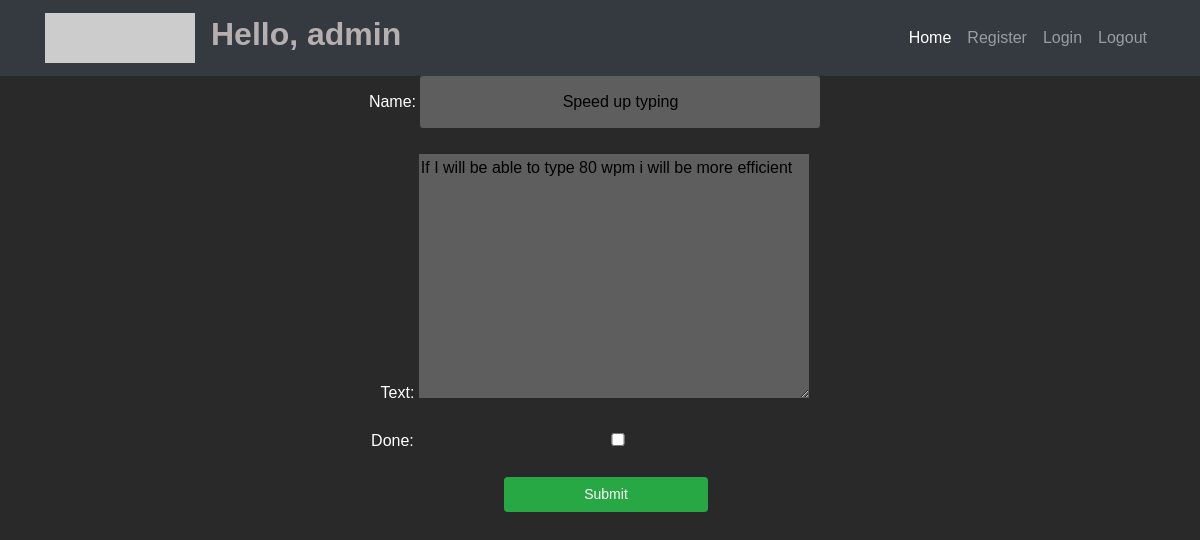
Screenshot of /todo/update/3 (signed in) with the database file from the repository.
### tdapp/models.py (models this page shows, shortened)
class Task(models.Model):
    name = models.CharField(max_length=200, default='Untitled')
    creation_date = models.DateTimeField(auto_now_add=True, null=True)
    text = models.TextField()
    done = models.BooleanField(default=False)
    user = models.ForeignKey(User, on_delete=models.SET_NULL, null=True)

### tdapp/views.py (the view)
# urls.py: path('update/<str:pk>', views.update_task, name='update'),
@login_required(login_url='login')
def update_task(request, pk):
    task = Task.objects.get(id=pk)
    form = TaskForm(instance=task)
    if request.method == 'POST':
        form = TaskForm(request.POST, instance=task)
        if form.is_valid():
            form.save()
            return redirect('/guest/' + str(task.user.id))
    context = {'form': form}
    return render(request, 'tdapp/create_task.html', context)

### tdapp/forms.py
class TaskForm(ModelForm):
    class Meta:
        model = Task
        fields = ['name', 'text', 'done']

### templates/tdapp/create_task.html (shortened to what this page needs)
{% extends 'tdapp/base.html' %}
{% block content %}
<form action="" method="post">
    {{ form.as_p }}
    <input type="submit" name="Submit" class="btn btn-sm btn-success">
</form>
{% endblock %}

### templates/tdapp/base.html (shortened to what this page needs)
<!DOCTYPE html>
{% load static %}
<html lang="en">
<head>
        <link rel="stylesheet"
          href="https://stackpath.bootstrapcdn.com/bootstrap/4.3.1/css/bootstrap.min.css"
>
        <link rel="stylesheet"
              type="text/css"
              href="{% static 'css/main.css' %}">
</head>
<body>
<nav class="navbar navbar-expand-lg navbar-dark bg-dark static-top">
  <div class="container">
    <a class="navbar-brand" href="#">
          <img src="http://placehold.it/150x50?text=Logo" alt="">
        </a>
    <div class="collapse navbar-collapse" id="navbarResponsive">
        <h1>Hello, {{ request.user }} </h1>
      <ul class="navbar-nav ml-auto">
        <li class="nav-item active">
          <a class="nav-link" href="{% url 'tdapp:home' %}">Home
              </a>
        </li>
        <li class="nav-item">
          <a class="nav-link" href="{% url 'tdapp:register' %}">Register</a>
        </li>
        <li class="nav-item">
          <a class="nav-link" href="{% url 'tdapp:login' %}">Login</a>
        </li>
        <li class="nav-item">
          <a class="nav-link" href="{% url 'tdapp:logout' %}">Logout</a>
        </li>
      </ul>
    </div>
  </div>
</nav>
<div class="container">
  {% block content %}
  {% endblock %}
</div>
</body>
</html>

### static/css/main.css (style rules this page uses)
html, body { margin: 0; padding: 0; border: 0; font-size: 100%; }
body { background: #292929; font-family: sans-serif; }
h1 { color: #b6afaf; text-align: center; font-size: 32px; font-weight: 900; }
* { box-sizing: border-box; }
form { margin-left: 27%; text-align: center; width: 500px; color: white; }
input { padding: 12px 0; margin-bottom: 10px; border-radius: 3px; border: 2px solid transparent; text-align: center; width: 80%; font-size: 16px; transition: border .2s, background-color .2s; background-color: #5e5e5e; }
form .btn { color: #fff; line-height: 25px; cursor: pointer; position: absolute; width: 17%; left: 42%; }
textarea { background-color: #5e5e5e; position: center; border: #5e5e5e;; }
p { color: white; }

### rows the page displays
Task: name "Speed up typing", text "If I will be able to type 80 wpm i will be more efficient"

### other values shown
{{ request.user }} "admin"
